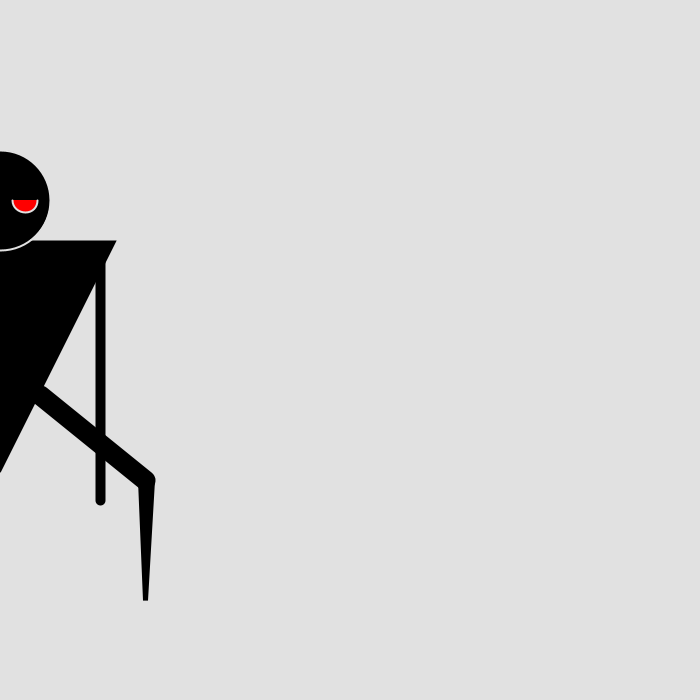
Frame 1 (no input)
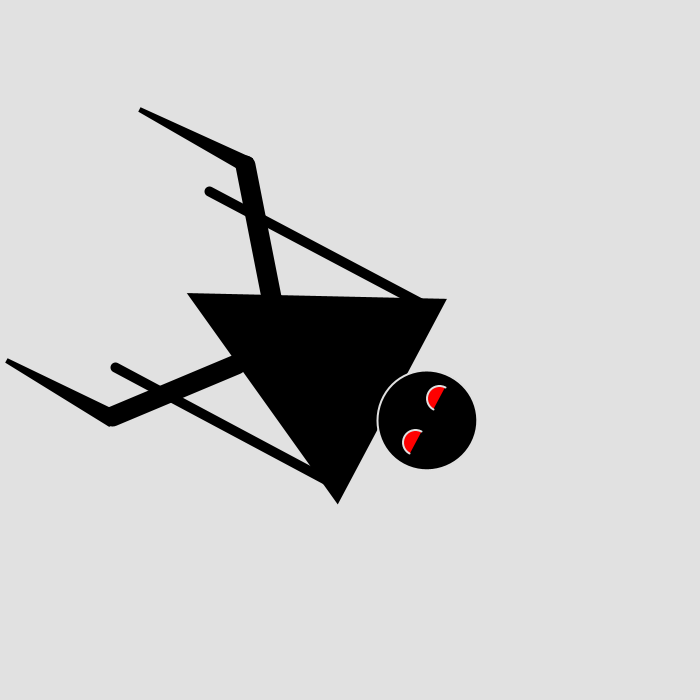
Frame 60 (the mouse pressed at the canvas centre just before this capture)
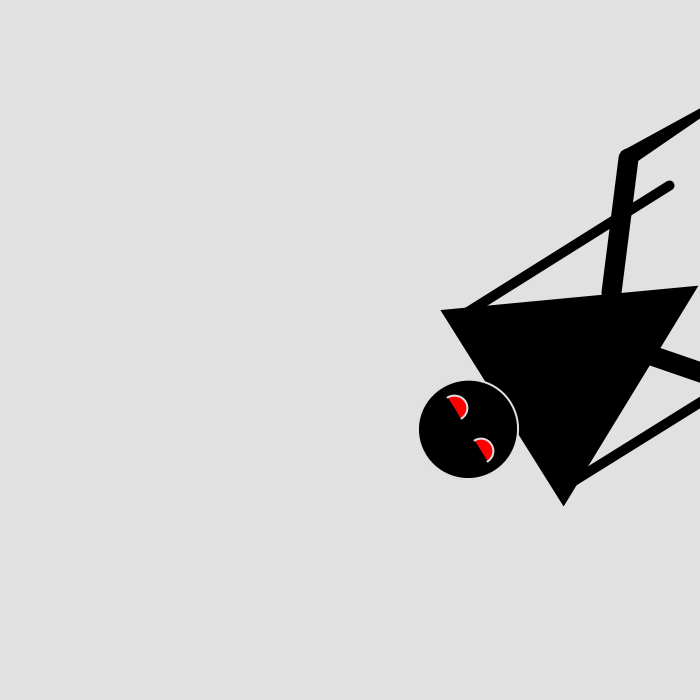
Frame 120 (the mouse held since frame 60 and released just before this capture)

The Processing sketch that drew these frames (run headless with seeded random() and noise(); from frame 60 on, the mouse is pressed at the canvas centre):

// Processing sketch: monster_checkpoint_2
// ── monster_checkpoint_2.pde
int monsterX;
int monsterangle;

color red=#FF0000;

void setup () {
  size (700, 700);
  monsterX=0;
}

void draw () {
  background (225);
  monster (monsterX, 350, monsterangle);
  println (mouseX-350, mouseY-350);
 monsterX=monsterX+5;
  if (monsterX>900) {
    monsterX=-200;
  }
  monsterangle=monsterangle+2;
}

void monster (int x, int y, int angle) {
  pushMatrix ();
  
    translate (x, y);
    
    rotate(radians(angle));
    
    //main body (torso)
    stroke (0);
    strokeWeight (20);
    fill (0);
    triangle (-100, -100, 100, -100, 0, 100);
    
    //legs
    strokeWeight (20);
    line (-35, 45, -140, 130); //top left
    line (40, 45, 145, 130);//top right
    strokeWeight (5);
    triangle (-147, 130, -135, 130, -140, 250); //bottom left
    triangle (152, 130, 140, 130, 145, 250); //bottom right
    
    //head
    strokeWeight (2);
    stroke (225);
    circle (0, -150, 100);
    //eyes
    fill (red);
    arc (-25, -150, 25, 25, 0, PI); //left eye
    arc (25, -150, 25, 25, 0, PI); //right eye
    
    //arms
    stroke (0);
    strokeWeight (10);
    line (-100, -100, -100, 150); //left arm
    line (100, -100, 100, 150); //right arm
  
  popMatrix ();
}
